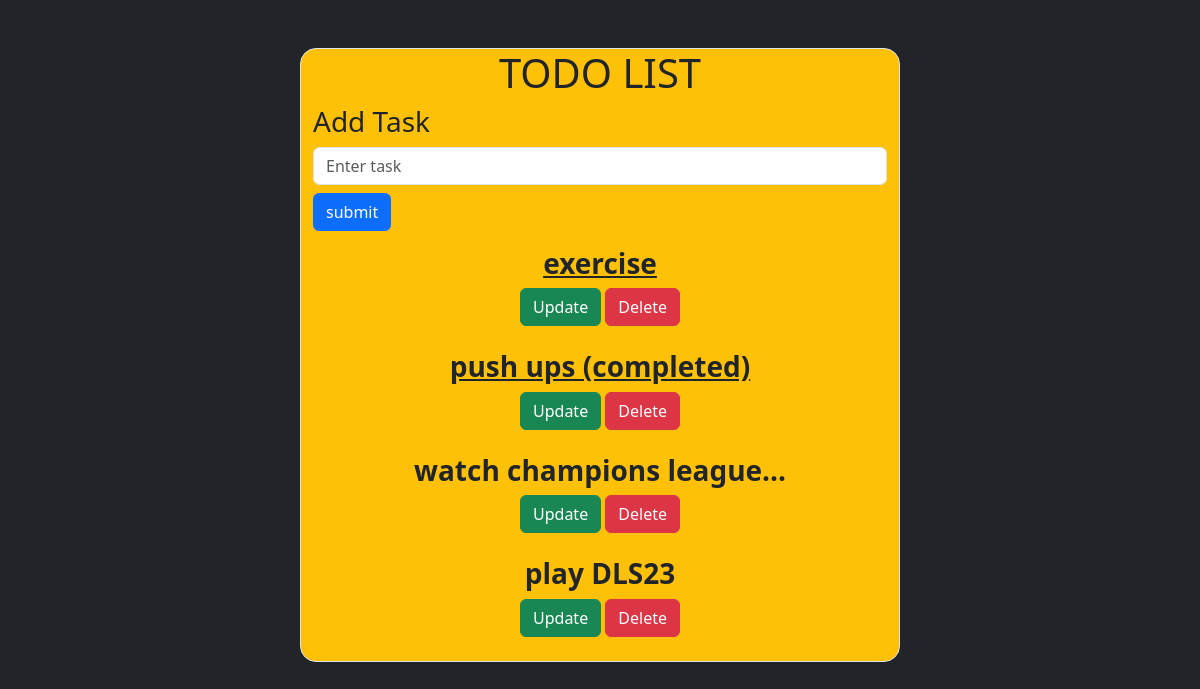
Before: / with the older database file.
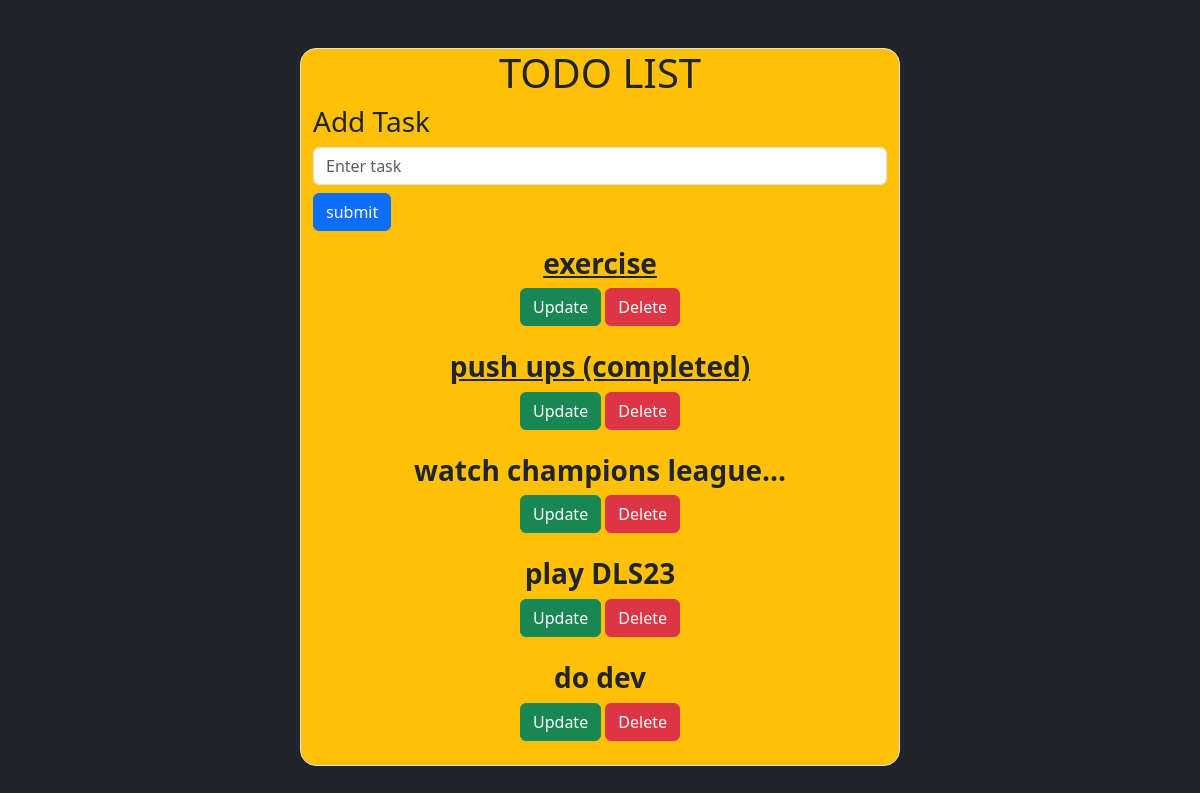
After: the same page with the newer database file.
### task/models.py (models this page shows)
class Task(models.Model):
    title = models.CharField(max_length = 50)
    complete = models.BooleanField(default = False)
    date = models.DateTimeField(auto_now_add = True)
    def __str__(self):
        return self.title

### task/views.py (the view)
# urls.py: path('', views.index, name = 'home'),
def index(request):
    tasks = Task.objects.all()
    if request.method == 'POST':
        title = request.POST.get('title')
        foram = Task(title = title)
        foram.save()
        return redirect('/')
    context = {'tasks': tasks}
    return render(request, "index.html", context)

### templates/index.html (shortened to what this page needs)
<!doctype html>
<html lang="en">
<head>
    <link href="https://cdn.jsdelivr.net/npm/bootstrap@5.3.0-alpha1/dist/css/bootstrap.min.css" rel="stylesheet"
>
</head>
<body class="bg-dark">
<div class="container mx-auto bg-warning rounded-4 my-5 border" style="max-width: 600px;">
    <h1 class = "text-center">TODO LIST</h1>
    <div class=" mb-3">
    <form method="post" action="/">
        <label class="form-label h3">Add Task</label>
        <input type="text" name="title" id="title" class="form-control mb-2" placeholder="Enter task" required>
        <input type="submit" value="submit" class="btn btn-primary">
</div>
<div class="container text-center ">
    {% for t in tasks %}
    {% if t.complete == True %}
    <h3 style="font-weight: bold;"> <u>{{t}}</u> </h3>
    {% else %}
    <h3 style="font-weight: bold;"> {{t}} </h3>
    {% endif %}
    <a href="{%  url 'update' t.id %}" class = "btn btn-success">Update</a>
    <a href=" {% url 'delete' t.id %}" class = "btn btn-danger">Delete</a><br><br>
    {% endfor %}
</div>
</div>
</body>
</html>

Changed rows visible on the page:
added Task: title "do dev"
